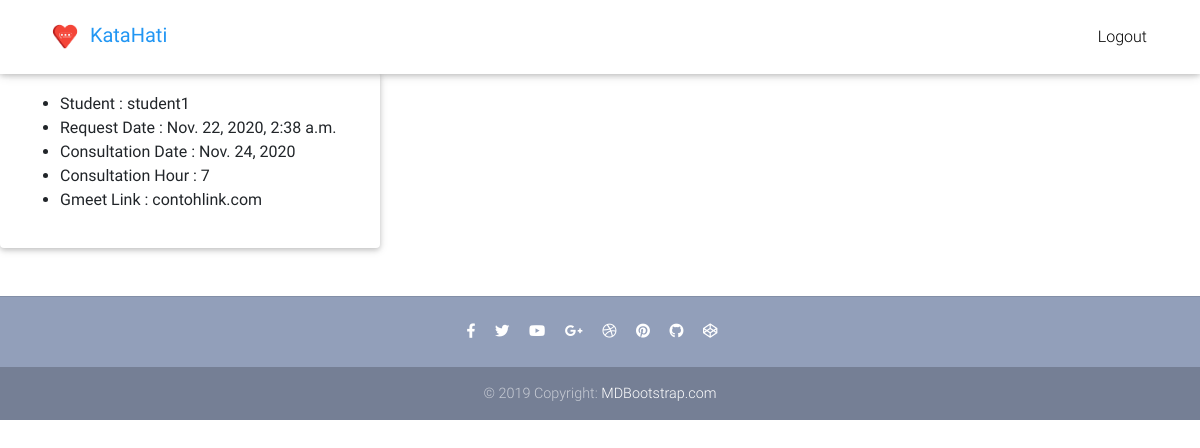
The page /professional/consultation_list/ (signed in) on the database as committed earlier.
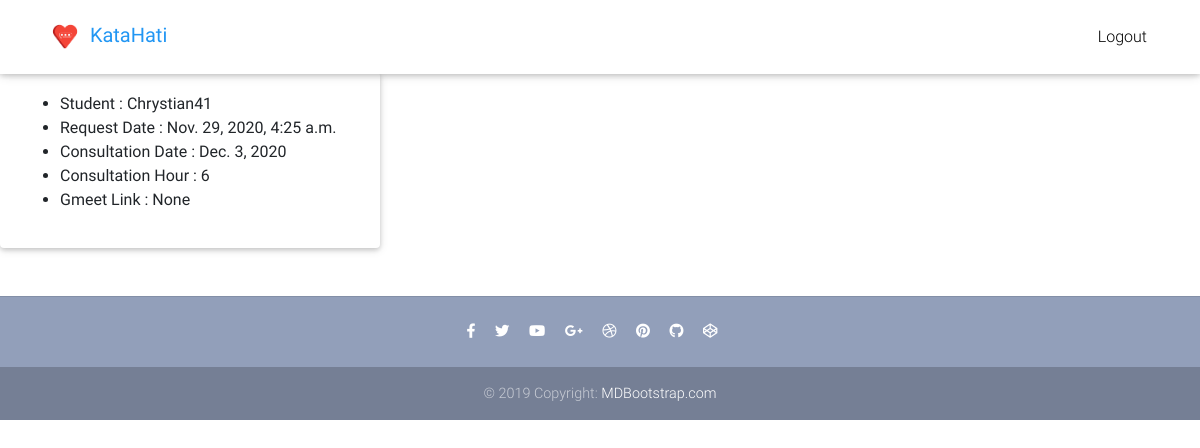
The same page on the database as committed later.
### core/models.py (models this page shows, shortened)
class Consultation(models.Model):
    request = models.ForeignKey(
        "ConsultationRequest", related_name="request", on_delete=models.SET_NULL, blank=True, null=True
    )
    student = models.ForeignKey(
        "StudentProfile", related_name="student", on_delete=models.SET_NULL, blank=True, null=True
    )
    professional = models.ForeignKey(
        "ProfessionalProfile", related_name="professional", on_delete=models.SET_NULL, blank=True, null=True
    )
    gmeet_link = models.TextField(null=True)

class StudentProfile(models.Model):
    user = models.OneToOneField(
        User, on_delete=models.CASCADE, primary_key=True)
    fullname = models.TextField(default="NAME")
    nim = models.TextField()
    email = models.EmailField(default="EMAIL")
    def __str__(self):
        return self.user.username

class User(AbstractUser):
    is_student = models.BooleanField(default=False)
    is_professional = models.BooleanField(default=False)

class ConsultationRequest(models.Model):
    student = models.ForeignKey(
        "StudentProfile",  on_delete=models.SET_NULL, blank=True, null=True
    )
    professional = models.ForeignKey(
        "ProfessionalProfile",  on_delete=models.SET_NULL, blank=True, null=True
    )
    accepted = models.BooleanField(default=False)
    request_date = models.DateTimeField(auto_now_add=True)
    consultation_date = models.DateField(null=True)
    consultation_hour = models.CharField(null=True, max_length=20)
    category = models.ManyToManyField(CategoryChoices)
    reason = models.TextField()

### core/views.py (the view)
# urls.py: path('professional/consultation_list/', ProfessionalConsultationListView.as_view(), name="professional_consultation_list"),
class ProfessionalConsultationListView(ListView):
    model = Consultation
    paginate_by = 10
    template_name = "professional_consultation_list.html"
    def get_queryset(self):
        filter_val = ProfessionalProfile.objects.filter(user=self.request.user)[0]
        new_context = Consultation.objects.filter(
            professional=filter_val,
        )
        return new_context

### templates/professional_consultation_list.html (shortened to what this page needs)
{% extends "base.html" %}
{% block content %}
<main>
    <section class="text-center mb-4">
        <div class="row wow fadeIn">
          {% for item in object_list %}
          <div class="col-lg-4 col-md-6 mb-4">
            <div class="card">
              <div class="card-body text-left">
                <ul>
                    <li>Student : {{ item.student }}</li>
                    <li>Request Date : {{ item.request.request_date }}</li>
                    <li>Consultation Date : {{ item.request.consultation_date}}</li>
                    <li>Consultation Hour : {{ item.request.consultation_hour}}</li>
                    <li>Gmeet Link : {{ item.gmeet_link }}</li>
                </ul>
              </div>
            </div>
          </div>
          {% endfor %}
        </div>
      </section>
</main>
{% endblock content %}

### templates/base.html (shortened to what this page needs)
{% load static %}
<!DOCTYPE html>
<html lang="en">
<head>
  <link rel="stylesheet" href="https://use.fontawesome.com/releases/v5.8.1/css/all.css">
  <link href="{% static 'css/bootstrap.min.css' %}" rel="stylesheet">
  <link href="{% static 'css/mdb.min.css' %}" rel="stylesheet">
  <link href="{% static 'css/style.min.css' %}" rel="stylesheet">
</head>
{% include "navbar.html" %}
<body>
  <div class="mt-5 pt-4">
  </div>
  {% block content %}
  {% endblock content %}
  {% include "footer.html" %}
</body>
</html>

### templates/navbar.html (shortened to what this page needs)
<nav class="navbar fixed-top navbar-expand-lg navbar-light white scrolling-navbar">
  <div class="container">
    <a class="navbar-brand waves-effect" href="/">
      {% load static %}
      <img src="{% static '/img/logo.png' %}" style="width:40px;height:40px;">
      <strong class="blue-text">KataHati</strong>
    </a>
    <div class="collapse navbar-collapse" id="navbarSupportedContent">
      <ul class="navbar-nav nav-flex-icons">
        {% if request.user.is_authenticated %}
        <li class="nav-item">
          <a class="nav-link waves-effect" href="{% url 'account_logout' %}">
            <span class="clearfix d-none d-sm-inline-block"> Logout </span>
          </a>
        </li>
        {% endif %}
      </ul>
    </div>
  </div>
</nav>

### templates/footer.html
<footer class="page-footer text-center font-small mt-4 wow fadeIn">
    <hr class="my-4">
    <div class="pb-4">
      <a href="https://www.facebook.com/mdbootstrap" target="_blank">
        <i class="fab fa-facebook-f mr-3"></i>
      </a>
      <a href="https://twitter.com/MDBootstrap" target="_blank">
        <i class="fab fa-twitter mr-3"></i>
      </a>
      <a href="https://www.youtube.com/watch?v=7MUISDJ5ZZ4" target="_blank">
        <i class="fab fa-youtube mr-3"></i>
      </a>
      <a href="https://plus.google.com/u/0/b/107863090883699620484" target="_blank">
        <i class="fab fa-google-plus-g mr-3"></i>
      </a>
      <a href="https://dribbble.com/mdbootstrap" target="_blank">
        <i class="fab fa-dribbble mr-3"></i>
      </a>
      <a href="https://pinterest.com/mdbootstrap" target="_blank">
        <i class="fab fa-pinterest mr-3"></i>
      </a>
      <a href="https://github.com/mdbootstrap/bootstrap-material-design" target="_blank">
        <i class="fab fa-github mr-3"></i>
      </a>
      <a href="http://codepen.io/mdbootstrap/" target="_blank">
        <i class="fab fa-codepen mr-3"></i>
      </a>
    </div>
    <div class="footer-copyright py-3">
      © 2019 Copyright:
      <a href="https://mdbootstrap.com/education/bootstrap/" target="_blank"> MDBootstrap.com </a>
    </div>
  </footer>

### templates/scripts.html (shortened to what this page needs)
{% load static %}

### templates/base.html (style rules this page uses)
html, body, header, .carousel { height: 60vh; }

Rows that differ between the two databases and show on the page:
removed Consultation: student "student1", request.request_date "Nov. 22, 2020, 2:38 a.m.", request.consultation_date "Nov. 24, 2020", request.consultation_hour "7", gmeet_link "contohlink.com"
added Consultation: student "Chrystian41", request.request_date "Nov. 29, 2020, 4:25 a.m.", request.consultation_date "Dec. 3, 2020", request.consultation_hour "6", gmeet_link "None"
